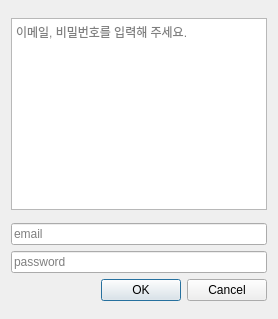
<?xml version="1.0" encoding="UTF-8"?>
<ui version="4.0">
 <class>dialog</class>
 <widget class="QDialog" name="dialog">
  <property name="enabled">
   <bool>true</bool>
  </property>
  <property name="geometry">
   <rect>
    <x>0</x>
    <y>0</y>
    <width>276</width>
    <height>319</height>
   </rect>
  </property>
  <property name="windowTitle">
   <string>Dialog</string>
  </property>
  <property name="whatsThis">
   <string/>
  </property>
  <property name="sizeGripEnabled">
   <bool>false</bool>
  </property>
  <layout class="QVBoxLayout" name="verticalLayout">
   <item>
    <layout class="QHBoxLayout" name="horizontalLayout">
     <property name="sizeConstraint">
      <enum>QLayout::SetDefaultConstraint</enum>
     </property>
     <item>
      <widget class="QTextBrowser" name="textBrowser">
       <property name="sizePolicy">
        <sizepolicy hsizetype="Fixed" vsizetype="Fixed">
         <horstretch>0</horstretch>
         <verstretch>0</verstretch>
        </sizepolicy>
       </property>
       <property name="placeholderText">
        <string>이메일, 비밀번호를 입력해 주세요.</string>
       </property>
      </widget>
     </item>
    </layout>
   </item>
   <item>
    <layout class="QGridLayout" name="gridLayout">
     <item row="2" column="0">
      <widget class="QDialogButtonBox" name="buttonBox">
       <property name="orientation">
        <enum>Qt::Horizontal</enum>
       </property>
       <property name="standardButtons">
        <set>QDialogButtonBox::Cancel|QDialogButtonBox::Ok</set>
       </property>
      </widget>
     </item>
     <item row="0" column="0">
      <widget class="QLineEdit" name="email">
       <property name="text">
        <string/>
       </property>
       <property name="placeholderText">
        <string>email</string>
       </property>
      </widget>
     </item>
     <item row="1" column="0">
      <widget class="QLineEdit" name="password">
       <property name="text">
        <string/>
       </property>
       <property name="placeholderText">
        <string>password</string>
       </property>
      </widget>
     </item>
    </layout>
   </item>
  </layout>
 </widget>
 <resources/>
 <connections>
  <connection>
   <sender>buttonBox</sender>
   <signal>accepted()</signal>
   <receiver>dialog</receiver>
   <slot>accept()</slot>
   <hints>
    <hint type="sourcelabel">
     <x>248</x>
     <y>254</y>
    </hint>
    <hint type="destinationlabel">
     <x>157</x>
     <y>274</y>
    </hint>
   </hints>
  </connection>
  <connection>
   <sender>buttonBox</sender>
   <signal>rejected()</signal>
   <receiver>dialog</receiver>
   <slot>reject()</slot>
   <hints>
    <hint type="sourcelabel">
     <x>316</x>
     <y>260</y>
    </hint>
    <hint type="destinationlabel">
     <x>286</x>
     <y>274</y>
    </hint>
   </hints>
  </connection>
 </connections>
</ui>
